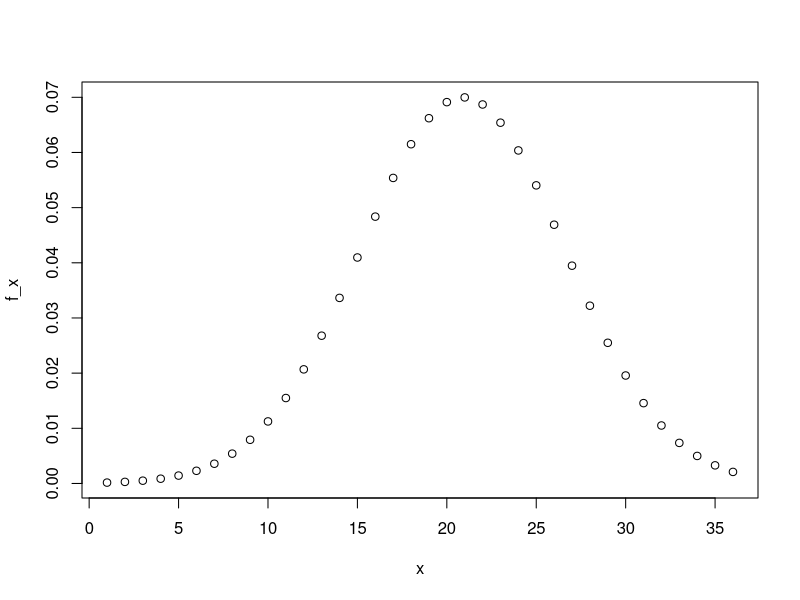
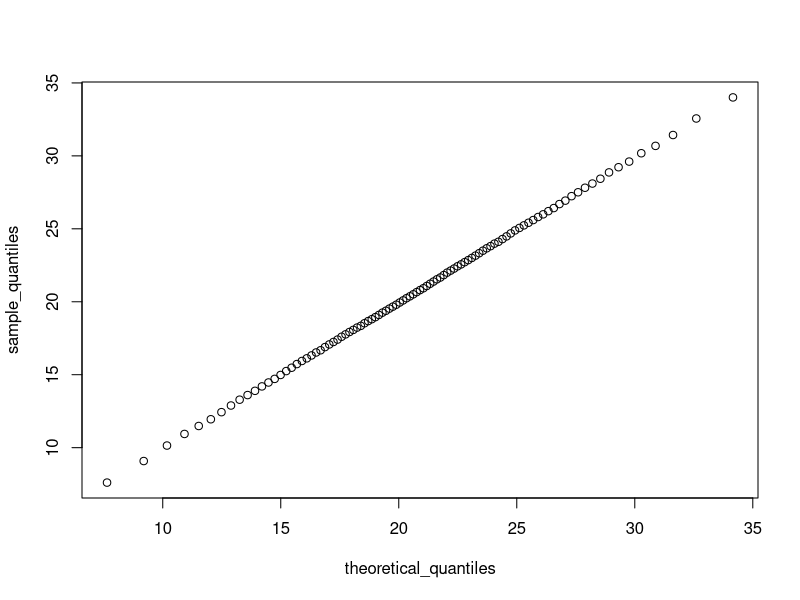

The R source for these figures, in order:
# Analyzing ACT scores
set.seed(16, sample.kind = "Rounding")
act_scores <- rnorm(10000, 20.9, 5.7)

# parameters of the distribution
mean(act_scores)
sd(act_scores)
sum(act_scores >= 36)
mean(act_scores > 30)
mean(act_scores <= 10)

# plotting the distribution
x <- 1:36
f_x <- sapply(x, dnorm, mean = 20.9, sd = 5.7)
plot(x,f_x)

# using z-scored data
Zact_scores <- scale(act_scores)
mean(Zact_scores > 2)
2*sd(act_scores) + mean(act_scores)
qnorm(0.975, mean(act_scores), sd(act_scores))

# finding empirical quantiles
quantiles <- function (q) {
  mean(act_scores <= q)
}

qs <- 1:36
quantVals <- sapply(qs, quantiles)
quantVals

# expected 95th percentile
qnorm(0.95, 20.9, 5.7)

# finding percentiles with the quantile function
p <- seq(0.01, 0.99, 0.01)
sample_quantiles <- quantile(act_scores, p)

# which percentile does 26 fall in
sample_quantiles[which(sample_quantiles > 26)[1] - 1]
sample_quantiles["82%"]

# theoretical quantiles form normal distribution
theoretical_quantiles <- sapply(p, qnorm, mean = 20.9, sd = 5.7)
qqplot(theoretical_quantiles, sample_quantiles)
